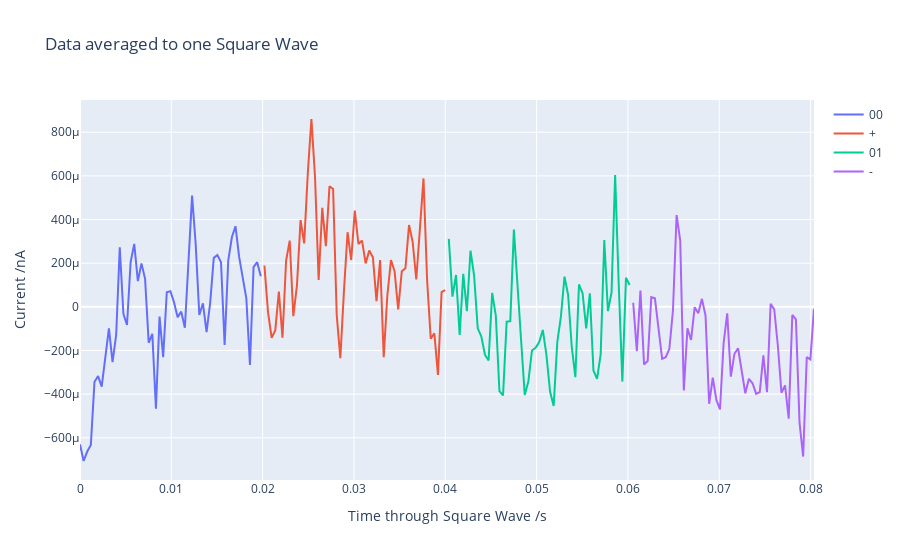
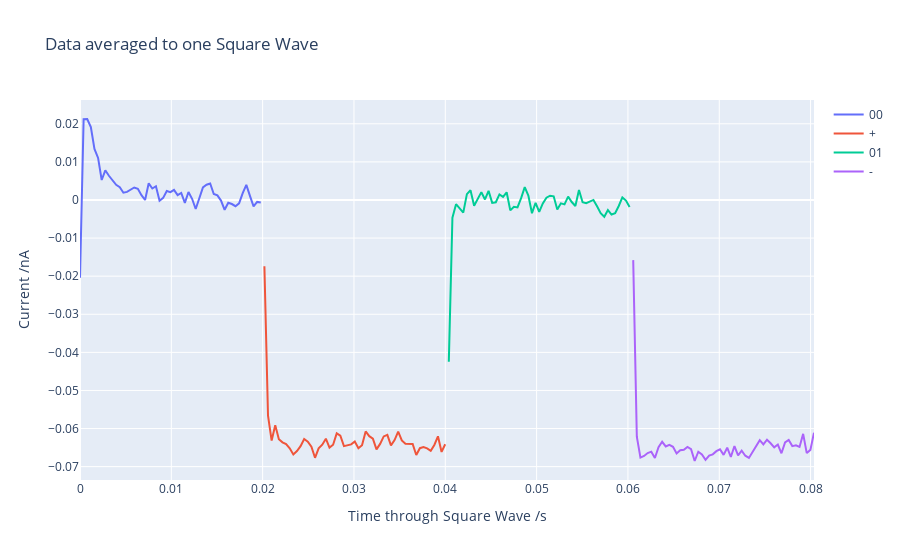
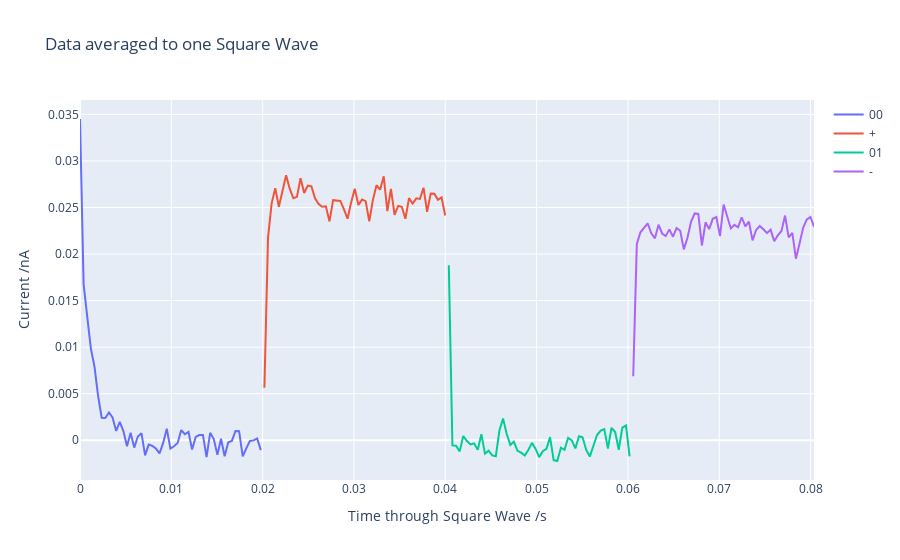
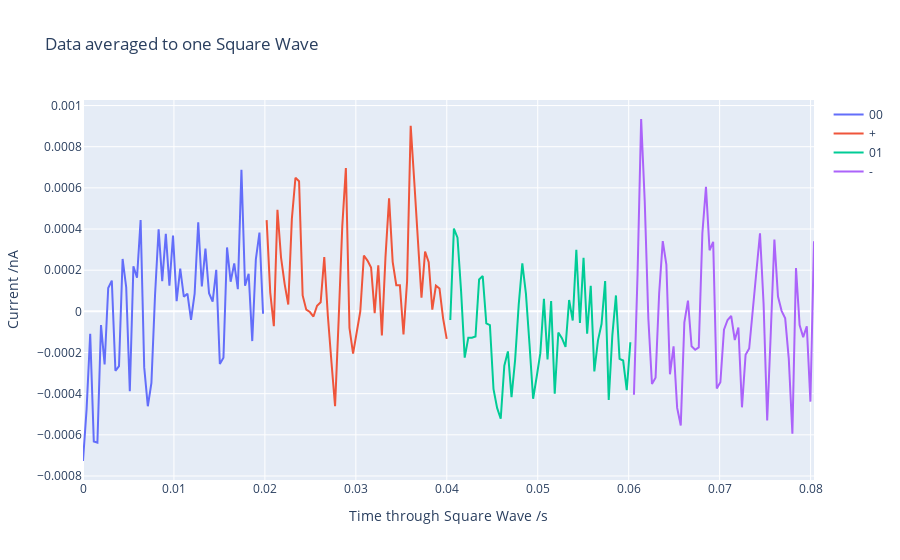

The notebook cell these images were saved under, in order:
### Code cell
for name, data in datas.items():
    fig = go.Figure()

    fig.update_layout(xaxis_title='Time through Square Wave /s', yaxis_title=f'Current /nA',
                                  title=f'Data averaged to one Square Wave')

    for d, label in zip(data, ['00', '+', '01', '-']):
        fig.add_trace(go.Scatter(y=d, x=x, mode='lines', name=label))
    fig.show()

### Figure 1 — Plotly figure (JSON) as saved in the notebook; plotly's stock layout.template omitted (floating-point values rounded to 4 significant figures; data arrays with more than 128 entries replaced by an {"elided": "..."} marker saying what was removed)
{"data": [{"mode": "lines", "name": "00", "x": {"elided": "204 float values"}, "y": {"elided": "204 float values"}, "type": "scatter"}, {"mode": "lines", "name": "+", "x": {"elided": "204 float values"}, "y": {"elided": "204 float values"}, "type": "scatter"}, {"mode": "lines", "name": "01", "x": {"elided": "204 float values"}, "y": {"elided": "204 float values"}, "type": "scatter"}, {"mode": "lines", "name": "-", "x": {"elided": "204 float values"}, "y": {"elided": "204 float values"}, "type": "scatter"}], "layout": {"xaxis": {"title": {"text": "Time through Square Wave /s"}}, "yaxis": {"title": {"text": "Current /nA"}}, "title": {"text": "Data averaged to one Square Wave"}}}

### Figure 2 — Plotly figure (JSON) as saved in the notebook; plotly's stock layout.template omitted (floating-point values rounded to 4 significant figures; data arrays with more than 128 entries replaced by an {"elided": "..."} marker saying what was removed)
{"data": [{"mode": "lines", "name": "00", "x": {"elided": "204 float values"}, "y": {"elided": "204 float values"}, "type": "scatter"}, {"mode": "lines", "name": "+", "x": {"elided": "204 float values"}, "y": {"elided": "204 float values"}, "type": "scatter"}, {"mode": "lines", "name": "01", "x": {"elided": "204 float values"}, "y": {"elided": "204 float values"}, "type": "scatter"}, {"mode": "lines", "name": "-", "x": {"elided": "204 float values"}, "y": {"elided": "204 float values"}, "type": "scatter"}], "layout": {"xaxis": {"title": {"text": "Time through Square Wave /s"}}, "yaxis": {"title": {"text": "Current /nA"}}, "title": {"text": "Data averaged to one Square Wave"}}}

### Figure 3 — Plotly figure (JSON) as saved in the notebook; plotly's stock layout.template omitted (floating-point values rounded to 4 significant figures; data arrays with more than 128 entries replaced by an {"elided": "..."} marker saying what was removed)
{"data": [{"mode": "lines", "name": "00", "x": {"elided": "204 float values"}, "y": {"elided": "204 float values"}, "type": "scatter"}, {"mode": "lines", "name": "+", "x": {"elided": "204 float values"}, "y": {"elided": "204 float values"}, "type": "scatter"}, {"mode": "lines", "name": "01", "x": {"elided": "204 float values"}, "y": {"elided": "204 float values"}, "type": "scatter"}, {"mode": "lines", "name": "-", "x": {"elided": "204 float values"}, "y": {"elided": "204 float values"}, "type": "scatter"}], "layout": {"xaxis": {"title": {"text": "Time through Square Wave /s"}}, "yaxis": {"title": {"text": "Current /nA"}}, "title": {"text": "Data averaged to one Square Wave"}}}

### Figure 4 — Plotly figure (JSON) as saved in the notebook; plotly's stock layout.template omitted (floating-point values rounded to 4 significant figures; data arrays with more than 128 entries replaced by an {"elided": "..."} marker saying what was removed)
{"data": [{"mode": "lines", "name": "00", "x": {"elided": "204 float values"}, "y": {"elided": "204 float values"}, "type": "scatter"}, {"mode": "lines", "name": "+", "x": {"elided": "204 float values"}, "y": {"elided": "204 float values"}, "type": "scatter"}, {"mode": "lines", "name": "01", "x": {"elided": "204 float values"}, "y": {"elided": "204 float values"}, "type": "scatter"}, {"mode": "lines", "name": "-", "x": {"elided": "204 float values"}, "y": {"elided": "204 float values"}, "type": "scatter"}], "layout": {"xaxis": {"title": {"text": "Time through Square Wave /s"}}, "yaxis": {"title": {"text": "Current /nA"}}, "title": {"text": "Data averaged to one Square Wave"}}}
